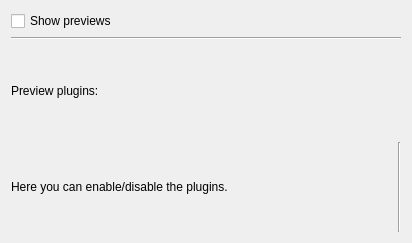
<?xml version="1.0" encoding="UTF-8"?>
<ui version="4.0">
 <class>quickaccessPreviewConfig</class>
 <widget class="QWidget" name="quickaccessPreviewConfig">
  <property name="geometry">
   <rect>
    <x>0</x>
    <y>0</y>
    <width>412</width>
    <height>243</height>
   </rect>
  </property>
  <property name="windowTitle">
   <string>Form</string>
  </property>
  <layout class="QVBoxLayout" name="verticalLayout">
   <item>
    <widget class="QCheckBox" name="previewBox">
     <property name="text">
      <string>Show previews</string>
     </property>
    </widget>
   </item>
   <item>
    <widget class="Line" name="line">
     <property name="orientation">
      <enum>Qt::Horizontal</enum>
     </property>
    </widget>
   </item>
   <item>
    <widget class="QLabel" name="previewLabel1">
     <property name="text">
      <string>Preview plugins:</string>
     </property>
    </widget>
   </item>
   <item>
    <layout class="QHBoxLayout" name="pluginLayout">
     <item>
      <widget class="QLabel" name="previewLabel2">
       <property name="text">
        <string>Here you can enable/disable the plugins.</string>
       </property>
       <property name="wordWrap">
        <bool>true</bool>
       </property>
      </widget>
     </item>
     <item>
      <widget class="Line" name="line_2">
       <property name="orientation">
        <enum>Qt::Vertical</enum>
       </property>
      </widget>
     </item>
    </layout>
   </item>
  </layout>
 </widget>
 <resources/>
 <connections/>
</ui>
